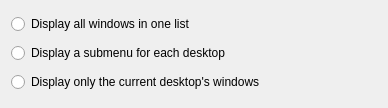
<ui version="4.0" >
 <class>Config</class>
 <widget class="QWidget" name="Config" >
  <property name="geometry" >
   <rect>
    <x>0</x>
    <y>0</y>
    <width>388</width>
    <height>108</height>
   </rect>
  </property>
  <property name="windowTitle" >
   <string>Form</string>
  </property>
  <layout class="QVBoxLayout" name="verticalLayout" >
   <item>
    <widget class="QRadioButton" name="flatButton" >
     <property name="text" >
      <string>Display all windows in one list</string>
     </property>
    </widget>
   </item>
   <item>
    <widget class="QRadioButton" name="subButton" >
     <property name="text" >
      <string>Display a submenu for each desktop</string>
     </property>
    </widget>
   </item>
   <item>
    <widget class="QRadioButton" name="curButton" >
     <property name="text" >
      <string>Display only the current desktop's windows</string>
     </property>
    </widget>
   </item>
  </layout>
 </widget>
 <resources/>
 <connections/>
</ui>
